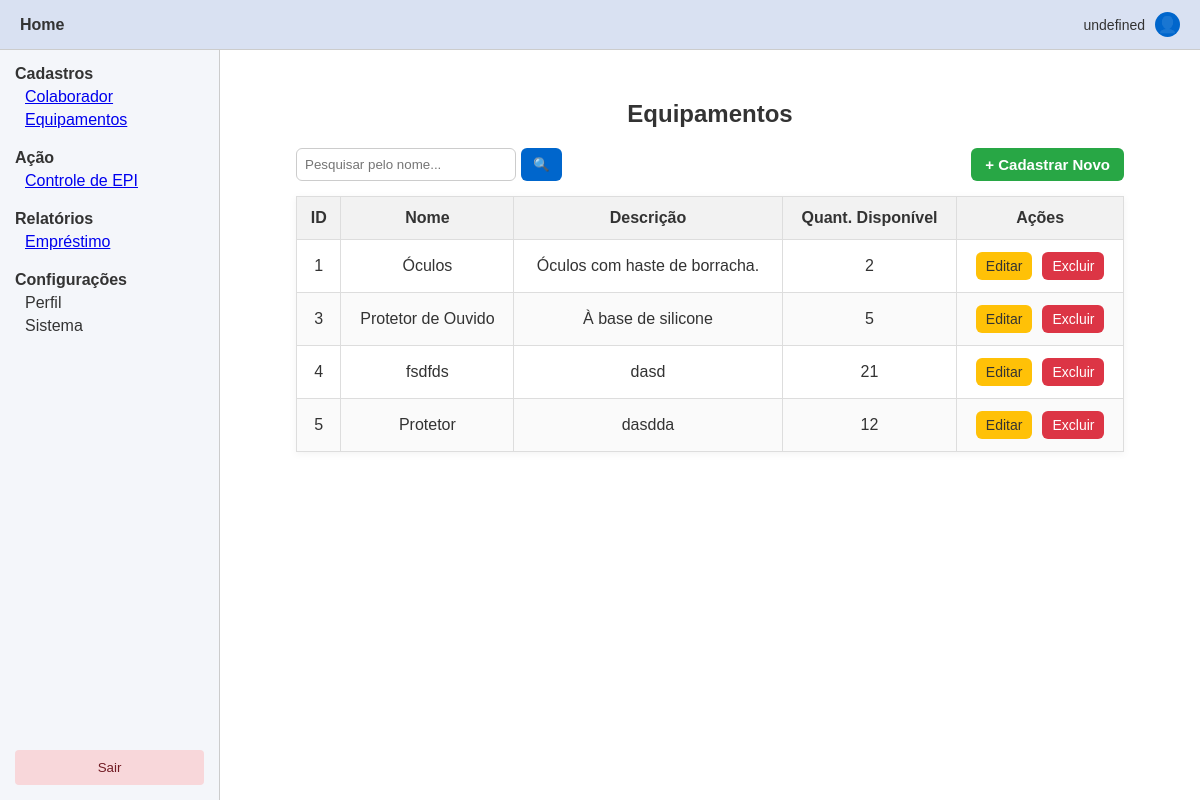
/equipamentos/, run on the app's committed database.
### epi/models.py (models this page shows, shortened)
class Equipamento(models.Model):
    nome = models.CharField(max_length=100)
    descricao = models.TextField(blank=True, null=True)
    quantidade_equipamento = models.PositiveIntegerField()

### epi/views.py (the view)
# urls.py: path('equipamentos/', views.lista_equipamentos, name='equipamentos_list'),
def lista_equipamentos(request):
    query = request.GET.get('q')
    if query:
        equipamentos = Equipamento.objects.filter(nome__icontains=query)
    else:
        equipamentos = Equipamento.objects.all()
    return render(request, 'equipamentos_list.html', {'equipamentos': equipamentos})

### epi/templates/equipamentos_list.html (shortened to what this page needs)
{% extends 'base.html' %}
{% load static %}
{% block content %}
<div class="list-container">
    <h2>Equipamentos</h2>
    <div class="list-actions">
        <form method="get" class="search-form">
            <input type="text" name="q" placeholder="Pesquisar pelo nome..." value="{{ request.GET.q }}">
            <button type="submit">🔍</button>
        </form>
        <a href="{% url 'criar_equipamento' %}" class="btn-create">+ Cadastrar Novo</a>
    </div>
    {% if equipamentos %}
    <table class="styled-table">
        <thead>
            <tr>
                <th>ID</th>
                <th>Nome</th>
                <th class="long-text-header">Descrição</th>
                <th>Quant. Disponível</th>
                <th>Ações</th>
            </tr>
        </thead>
        <tbody>
            {% for equipamento in equipamentos %}
            <tr>
                <td>{{ equipamento.id }}</td>
                <td>{{ equipamento.nome }}</td>
                <td class="long-text">{{ equipamento.descricao }}</td>
                <td>{{ equipamento.quantidade_equipamento }}</td>
                <td class="actions">
                    <div class="btn-group">
                        <a href="{% url 'editar_equipamento' equipamento.id %}" class="btn-edit">Editar</a>
                        <a href="{% url 'excluir_equipamento' equipamento.id %}" class="btn-delete">Excluir</a>
                    </div>
                </td>
            </tr>
            {% endfor %}
        </tbody>
    </table>
    {% else %}
    <p class="no-results">Desculpe, mas não encontramos dados correspondentes à sua busca :(</p>
    {% endif %}
</div>
{% endblock %}

### epi/static/epi/base.css (style rules this page uses)
:root { --cor-principal: #0066cc; --cor-principal-hover: #004d99; --cor-sucesso: #28a745; --cor-sucesso-hover: #1e7e34; --cor-aviso: #ffc107; --cor-aviso-hover: #e0a800; --cor-erro: #dc3545; --cor-erro-hover: #b02a37; --cor-texto-principal: #333; --cor-fundo-claro: #f4f6fa; --cor-fundo-tabela: #fafafa; --cor-header: #d9e1f2; --borda-padrao: #ccc; }
* { margin: 0; padding: 0; box-sizing: border-box; }
body, html { height: 100%; font-family: Arial, sans-serif; color: var(--cor-texto-principal); }
.btn-primary, .btn-secondary, .btn-create, .btn-edit, .btn-delete { display: inline-block; padding: 10px 18px; border-radius: 6px; font-size: 15px; text-decoration: none; cursor: pointer; transition: 0.3s ease; text-align: center; }
.list-container { width: 90%; max-width: 900px; margin: 20px auto; }
.list-container h2 { text-align: center; margin-bottom: 20px; }
.list-actions { display: flex; justify-content: space-between; align-items: center; margin-bottom: 15px; }
.search-form { display: flex; gap: 5px; }
.search-form input { padding: 8px; border: 1px solid var(--borda-padrao); border-radius: 6px; width: 220px; }
.search-form button { padding: 8px 12px; border: none; background: var(--cor-principal); color: white; border-radius: 6px; cursor: pointer; }
.btn-create { background: var(--cor-sucesso); color: white; padding: 8px 14px; font-weight: bold; }
.styled-table { width: 100%; border-collapse: collapse; margin-top: 10px; box-shadow: 0 2px 8px rgba(0,0,0,0.05); }
.styled-table th, .styled-table td { padding: 12px; border: 1px solid #ddd; text-align: center; }
.styled-table th { background-color: #f2f2f2; font-weight: bold; }
.styled-table tr:nth-child(even) { background-color: var(--cor-fundo-tabela); }
.styled-table td.long-text { max-width: 250px; overflow: hidden; text-overflow: ellipsis; white-space: nowrap; word-wrap: break-word; }
.styled-table td.actions { max-width: none; white-space: nowrap; }
.styled-table .btn-group { display: flex; justify-content: center; gap: 5px; }
.btn-edit { background: var(--cor-aviso); color: var(--cor-texto-principal); padding: 6px 10px; font-size: 14px; margin-right: 5px; }
.btn-delete { background: var(--cor-erro); color: white; padding: 6px 10px; font-size: 14px; }

### data on the page
Equipamento: id "1", nome "Óculos", descricao "Óculos com haste de borracha.", quantidade_equipamento "2"
Equipamento: id "3", nome "Protetor de Ouvido", descricao "À base de silicone", quantidade_equipamento "5"
Equipamento: id "4", nome "fsdfds", descricao "dasd", quantidade_equipamento "21"
Equipamento: id "5", nome "Protetor", descricao "dasdda", quantidade_equipamento "12"
